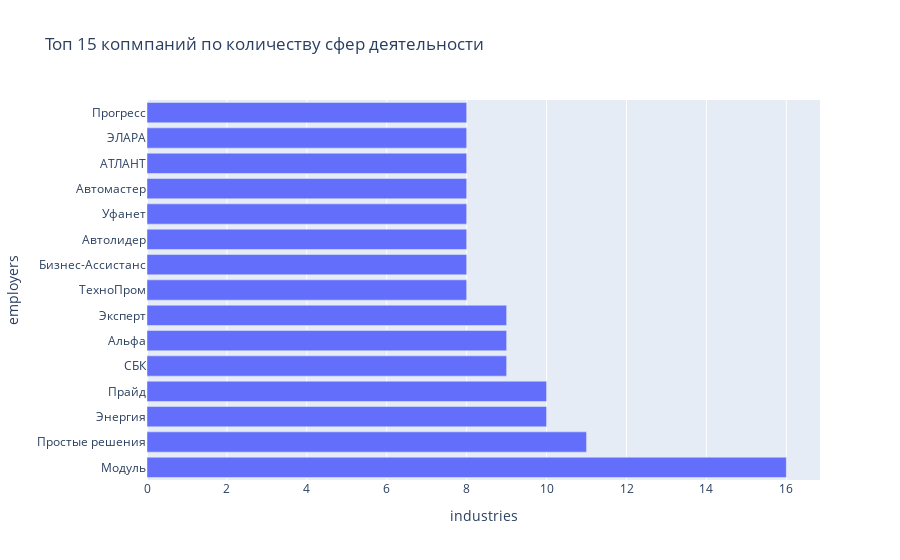

Notebook cell for this chart:
### Markdown cell above
![](https://raw.githubusercontent.com/danilovabg/Analysis-of-vacancies-from-HeadHunter/master/pictures/top15_employers_by_area.png)

### Code cell
# 15 копмпаний по количеству сфер деятельности
query3 = f'''select e.name as employers, count(ei.industry_id) as industries
from employers as e
join employers_industries as ei on ei.employer_id = e.id
group by e.name
order by count(ei.industry_id) DESC
limit 15
'''
employers_with_4_industry2 = pd.read_sql_query(query3, connection) 
fig3 = px.bar(employers_with_4_industry2, y='employers', x='industries',
            title="Топ 15 копмпаний по количеству сфер деятельности")
fig3.show()

### Figure 1 — Plotly figure (JSON) as saved in the notebook; plotly's stock layout.template omitted (floating-point values rounded to 4 significant figures)
{"data": [{"alignmentgroup": "True", "hovertemplate": "industries=%{x}<br>employers=%{y}<extra></extra>", "legendgroup": "", "marker": {"color": "#636efa", "pattern": {"shape": ""}}, "name": "", "offsetgroup": "", "orientation": "h", "showlegend": false, "textposition": "auto", "type": "bar", "x": [16, 11, 10, 10, 9, 9, 9, 8, 8, 8, 8, 8, 8, 8, 8], "xaxis": "x", "y": ["Модуль", "Простые решения", "Энергия", "Прайд", "СБК", "Альфа", "Эксперт", "ТехноПром", "Бизнес-Ассистанс", "Автолидер", "Уфанет", "Автомастер", "АТЛАНТ", "ЭЛАРА", "Прогресс"], "yaxis": "y"}], "layout": {"barmode": "relative", "legend": {"tracegroupgap": 0}, "title": {"text": "Топ 15 копмпаний по количеству сфер деятельности"}, "xaxis": {"anchor": "y", "domain": [0, 1], "title": {"text": "industries"}}, "yaxis": {"anchor": "x", "domain": [0, 1], "title": {"text": "employers"}}}}
